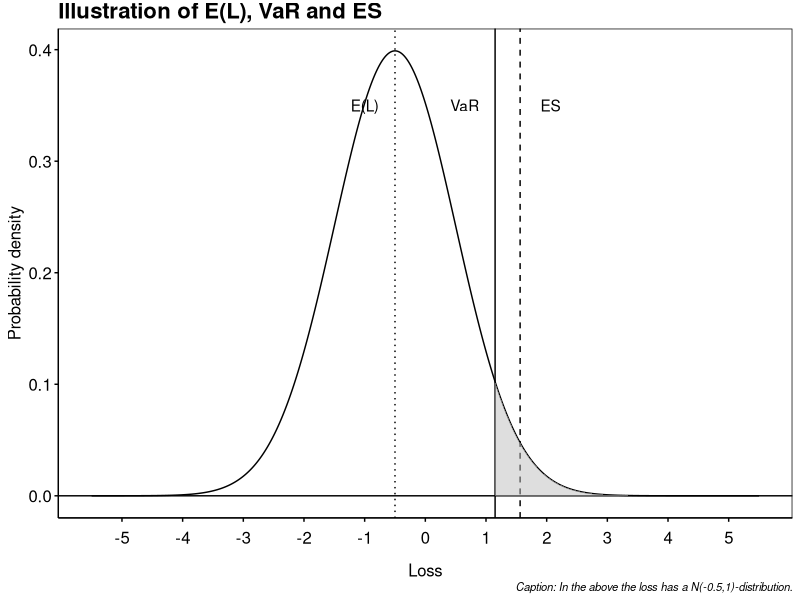

Recreate this plot in R. (Note: this script raises an error after producing the figure.)
## ---- chunk 1
rm(list = ls())
library(knitr)
if (knitr::is_latex_output()) {
  knitr::opts_chunk$set(
    fig.show = 'hide',
    results = 'hide',
    echo = FALSE,
    warning=FALSE,
    message = FALSE
  )
} else {
  knitr::opts_chunk$set(
    warning=FALSE,
    message = FALSE
  )
}
library(ggplot2)
library(dplyr)
theme_custom <- function() {
  
  theme_minimal() %+replace%
    
    theme(
      
      panel.grid.major = element_blank(),
      panel.grid.minor = element_blank(),
      panel.border = element_rect(colour = "black", fill=NA),
      axis.ticks = element_line(),
      #axis.line.x = element_line(color = "#C5C5C5"),
      axis.line = element_line(color = "black"),
      #axis.ticks = element_blank(),
      legend.position = "bottom",
      legend.title = element_blank(),
      #plot.background = element_rect(fill='transparent', color=NA),
      
      plot.title = element_text(             #title
                   #family = font,            #set font family
                   size = 16,                #set font size
                   face = 'bold',            #bold typeface
                   hjust = 0,                #left align
                   vjust = 2,
                   color = "black"),               #raise slightly
      
      plot.subtitle = element_text(          #subtitle
                   #family = font,            #font family
                   size = 12,
                   color = "black"),               #font size
      
      plot.caption = element_text(           #caption
                   #family = font,            #font family
                    face = "italic",
                   size = 8,                 #font size
                   hjust = 1,
                   color = "black"),               #right align
      
      axis.title = element_text(             #axis titles
                   #family = font,            #font family
                   size = 12,
                   color = "black"),               #font size
      
      axis.text = element_text(              #axis text
                   #family = font,            #axis famuly
                   size = 12,
                   color = "black"),                #font size
      
      axis.text.x = element_text(            #margin for axis text
                    margin=margin(5, b = 10))
      
    )
}
## ---- chunk 2
L <- seq(-10,10,by = 0.01)
F_L <- pnorm(L,mean =-0.5,sd=1,lower.tail = TRUE)
f_L <- dnorm(L,mean =-0.5,sd=1)
plotdf <- data.frame(L = L,
                     F_L = F_L,
                     f_L = f_L)
alpha <- 0.95
EL <- sum(plotdf$L*plotdf$f_L*0.01)
VaR <- min(plotdf$L[plotdf$F_L >= alpha])
ES <- sum(plotdf$L[plotdf$L >= VaR]*plotdf$f_L[plotdf$L >= VaR]*0.01)/(1-alpha)
## ---- chunk 3
p <- plotdf %>%
  ggplot(.) +
  geom_line(aes(x=L,y=f_L)) +
  geom_vline(xintercept = EL,linetype = "dotted")+
  geom_vline(xintercept = VaR,linetype = "solid") +
  geom_vline(xintercept = ES,linetype = "dashed") +
  geom_hline(yintercept=0,color = "black") +
  annotate(geom = "text",x=VaR-0.5,y=0.35, label = "VaR") +
  annotate(geom = "text",x=EL-0.5,y=0.35, label = "E(L)") +
  annotate(geom = "text",x=ES+0.5,y=0.35, label = "ES") +
  geom_area(data= (plotdf %>% filter(L>= VaR)), aes(x=L,y=f_L), fill = "gray", alpha = 0.5)+
  scale_x_continuous(breaks = -5:5,limits = c(-5.5,5.5)) +
  labs(title = "Illustration of E(L), VaR and ES",
       x = "Loss", y = "Probability density",
       caption = "Caption: In the above the loss has a N(-0.5,1)-distribution.") +
  theme_custom()
ggsave("figures/VaR_ES.png",bg='transparent',plot = p, height = 1080,width = 1620, units="px")
knitr::include_graphics("figures/VaR_ES.png")
